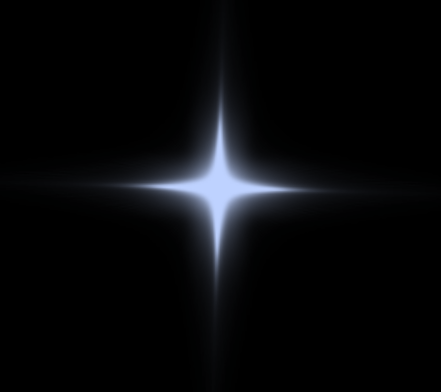
#> input picture images/Stars_Ref/4_corner_star.png, 441 x 392 px
$ python aura_detector.py
#> lines starting #> are read from the running program, lines starting #| are printed output that depends on the picture
import requests
import cv2
import numpy as np
import time
import os
from datetime import datetime
from PIL import ImageGrab
import json
import pyautogui

class AuraDetector:
    def __init__(self, aura_config_path=None):
        if aura_config_path is None:
            aura_config_path = os.path.join(os.path.dirname(__file__), "auras.json")

        # if config_path is None:
        #     config_path = os.path.join(os.path.dirname(__file__), "configbackup.json")

        with open(aura_config_path, "r") as file:
#> (reads modules/auras.json from the repository)
            self.auras = json.load(file)

        # [8 lines of commented-out code are left out]
        for rarity in self.auras.values():
            for aura in rarity.values():
                aura["color"] = np.array(aura["color"])

        # Load star shape reference images
        images_dir = os.path.join(os.path.dirname(__file__), "../images/Stars_Ref")
        self.star_ref_4_corner = [
            cv2.imread(os.path.join(images_dir, "4_corner_star.png"), cv2.IMREAD_GRAYSCALE),
            cv2.imread(os.path.join(images_dir, "4_corner_star_2.png"), cv2.IMREAD_GRAYSCALE)
        ]
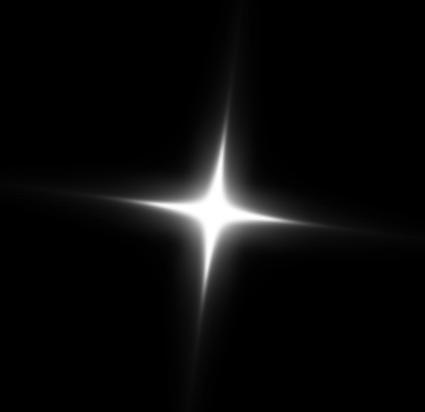
#> input picture images/Stars_Ref/4_corner_star_2.png, 425 x 412 px

        self.star_refs_8_corner = [
            cv2.imread(os.path.join(images_dir, "8_corner_star.png"), cv2.IMREAD_GRAYSCALE),
            cv2.imread(os.path.join(images_dir, "8_corner_star_2.png"), cv2.IMREAD_GRAYSCALE)
        ]
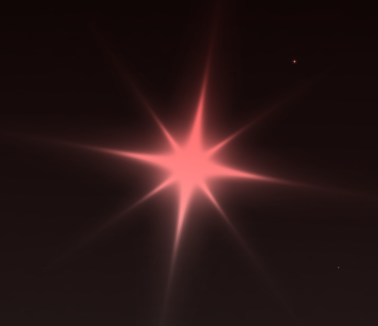
#> input picture images/Stars_Ref/8_corner_star.png, 378 x 326 px
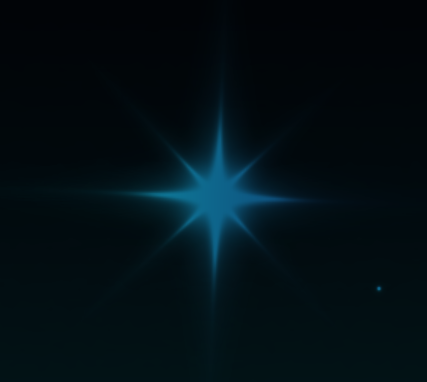
#> input picture images/Stars_Ref/8_corner_star_2.png, 427 x 382 px

        if any(ref is None for ref in self.star_ref_4_corner) or any(ref is None for ref in self.star_refs_8_corner):
            raise FileNotFoundError("Star reference images not found in 'images/Stars_Ref' folder. Try putting your own star as reference.")

        self.previous_aura_name = None
        self.last_detection_time = 0
        self.ignored_4_corner_count = 0
        self.max_ignored_threshold = 2

    # [22 lines left out: function send_webhook, not called in this run]

    def rgb_distance(self, color1, color2):
        return np.linalg.norm(np.array(color1) - np.array(color2))

    # [134 lines left out: functions hsv_distance, is_pure_black_background, detect_star_shape, adjust_brightness, detect_aura, save_image, not called in this run]

    def run(self, interval=1):
#> called with interval = 1
        while True:
            screenshot = pyautogui.screenshot()
            image = cv2.cvtColor(np.array(screenshot), cv2.COLOR_RGB2BGR)
            self.detect_aura(image)
            time.sleep(interval)


if __name__ == "__main__":
    detector = AuraDetector()
#> (the run stopped early here; a loop or call above may not have finished)
